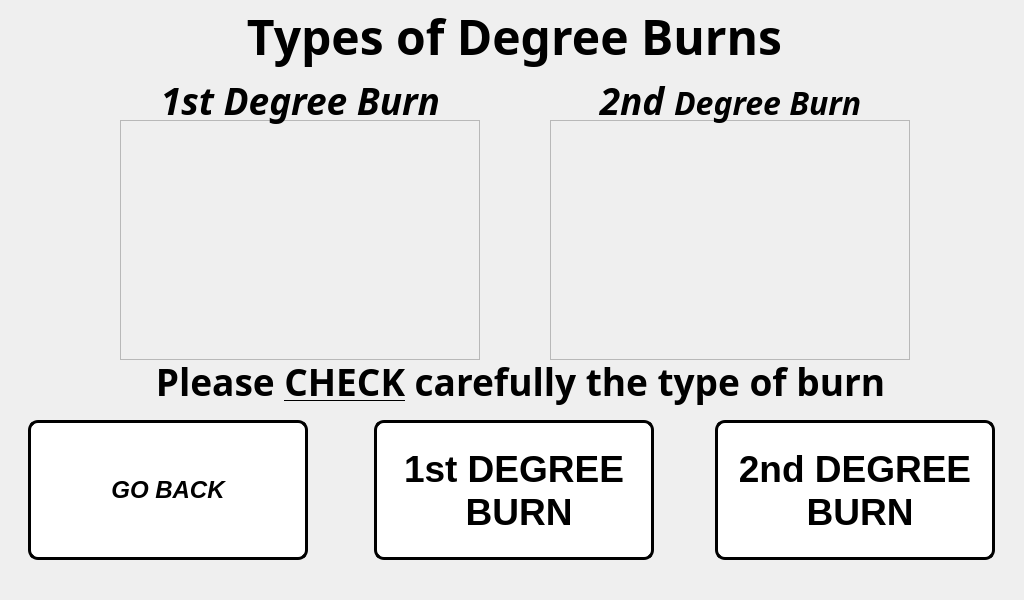
<?xml version="1.0" encoding="UTF-8"?>
<ui version="4.0">
 <class>step_4_window</class>
 <widget class="QMainWindow" name="step_4_window">
  <property name="geometry">
   <rect>
    <x>0</x>
    <y>0</y>
    <width>1024</width>
    <height>600</height>
   </rect>
  </property>
  <property name="minimumSize">
   <size>
    <width>1024</width>
    <height>600</height>
   </size>
  </property>
  <property name="maximumSize">
   <size>
    <width>1024</width>
    <height>600</height>
   </size>
  </property>
  <property name="windowTitle">
   <string>Types of Burns</string>
  </property>
  <widget class="QWidget" name="centralwidget">
   <widget class="QLabel" name="title_step_4">
    <property name="geometry">
     <rect>
      <x>9</x>
      <y>1</y>
      <width>1011</width>
      <height>71</height>
     </rect>
    </property>
    <property name="font">
     <font>
      <family>Unispace</family>
      <pointsize>18</pointsize>
      <weight>75</weight>
      <bold>true</bold>
     </font>
    </property>
    <property name="text">
     <string>&lt;html&gt;&lt;head/&gt;&lt;body&gt;&lt;p align=&quot;center&quot;&gt;&lt;span style=&quot; font-size:36pt;&quot;&gt;Types of Degree Burns&lt;/span&gt;&lt;/p&gt;&lt;/body&gt;&lt;/html&gt;</string>
    </property>
    <property name="alignment">
     <set>Qt::AlignCenter</set>
    </property>
   </widget>
   <widget class="QLabel" name="gif_player_label_4">
    <property name="geometry">
     <rect>
      <x>120</x>
      <y>120</y>
      <width>360</width>
      <height>240</height>
     </rect>
    </property>
    <property name="minimumSize">
     <size>
      <width>360</width>
      <height>240</height>
     </size>
    </property>
    <property name="maximumSize">
     <size>
      <width>360</width>
      <height>240</height>
     </size>
    </property>
    <property name="font">
     <font>
      <family>Unispace</family>
      <pointsize>16</pointsize>
      <weight>75</weight>
      <bold>true</bold>
     </font>
    </property>
    <property name="frameShape">
     <enum>QFrame::StyledPanel</enum>
    </property>
    <property name="lineWidth">
     <number>1</number>
    </property>
    <property name="text">
     <string/>
    </property>
    <property name="pixmap">
     <pixmap>../pictures/1st_degree_burn.png</pixmap>
    </property>
    <property name="alignment">
     <set>Qt::AlignCenter</set>
    </property>
   </widget>
   <widget class="QPushButton" name="second_degree_burn">
    <property name="geometry">
     <rect>
      <x>715</x>
      <y>420</y>
      <width>280</width>
      <height>140</height>
     </rect>
    </property>
    <property name="minimumSize">
     <size>
      <width>280</width>
      <height>140</height>
     </size>
    </property>
    <property name="maximumSize">
     <size>
      <width>280</width>
      <height>140</height>
     </size>
    </property>
    <property name="font">
     <font>
      <pointsize>28</pointsize>
      <weight>75</weight>
      <bold>true</bold>
     </font>
    </property>
    <property name="cursor">
     <cursorShape>PointingHandCursor</cursorShape>
    </property>
    <property name="styleSheet">
     <string notr="true">QPushButton:hover:!pressed
{
  background-color: rgb(195,30,60);
}

QPushButton
{
  background-color: white;
color: black;
border-style: outset;
border-width: 3px;
border-radius:10px;
border-color: black;
}</string>
    </property>
    <property name="text">
     <string>2nd DEGREE 
 BURN</string>
    </property>
   </widget>
   <widget class="QPushButton" name="go_back_injury_type_4">
    <property name="geometry">
     <rect>
      <x>28</x>
      <y>420</y>
      <width>280</width>
      <height>140</height>
     </rect>
    </property>
    <property name="minimumSize">
     <size>
      <width>280</width>
      <height>140</height>
     </size>
    </property>
    <property name="maximumSize">
     <size>
      <width>280</width>
      <height>140</height>
     </size>
    </property>
    <property name="font">
     <font>
      <pointsize>18</pointsize>
      <weight>75</weight>
      <italic>true</italic>
      <bold>true</bold>
     </font>
    </property>
    <property name="styleSheet">
     <string notr="true">QPushButton:hover:!pressed
{
  background-color: rgb(195,30,60);
}

QPushButton
{
  background-color: white;
color: black;
border-style: outset;
border-width: 3px;
border-radius:10px;
border-color: black;
}</string>
    </property>
    <property name="text">
     <string>GO BACK</string>
    </property>
   </widget>
   <widget class="QLabel" name="gif_player_label_5">
    <property name="geometry">
     <rect>
      <x>550</x>
      <y>120</y>
      <width>360</width>
      <height>240</height>
     </rect>
    </property>
    <property name="minimumSize">
     <size>
      <width>360</width>
      <height>240</height>
     </size>
    </property>
    <property name="maximumSize">
     <size>
      <width>360</width>
      <height>240</height>
     </size>
    </property>
    <property name="font">
     <font>
      <family>Unispace</family>
      <pointsize>16</pointsize>
      <weight>75</weight>
      <bold>true</bold>
     </font>
    </property>
    <property name="frameShape">
     <enum>QFrame::StyledPanel</enum>
    </property>
    <property name="lineWidth">
     <number>1</number>
    </property>
    <property name="text">
     <string/>
    </property>
    <property name="pixmap">
     <pixmap>../pictures/2nd_degree_burn.png</pixmap>
    </property>
    <property name="alignment">
     <set>Qt::AlignCenter</set>
    </property>
   </widget>
   <widget class="QLabel" name="label">
    <property name="geometry">
     <rect>
      <x>0</x>
      <y>0</y>
      <width>1024</width>
      <height>600</height>
     </rect>
    </property>
    <property name="minimumSize">
     <size>
      <width>1024</width>
      <height>600</height>
     </size>
    </property>
    <property name="maximumSize">
     <size>
      <width>1024</width>
      <height>600</height>
     </size>
    </property>
    <property name="text">
     <string/>
    </property>
    <property name="pixmap">
     <pixmap>../pictures/program_pictures/main_wallpaper.png</pixmap>
    </property>
   </widget>
   <widget class="QPushButton" name="first_degree_burn">
    <property name="geometry">
     <rect>
      <x>374</x>
      <y>420</y>
      <width>280</width>
      <height>140</height>
     </rect>
    </property>
    <property name="minimumSize">
     <size>
      <width>280</width>
      <height>140</height>
     </size>
    </property>
    <property name="maximumSize">
     <size>
      <width>280</width>
      <height>140</height>
     </size>
    </property>
    <property name="font">
     <font>
      <pointsize>28</pointsize>
      <weight>75</weight>
      <bold>true</bold>
     </font>
    </property>
    <property name="cursor">
     <cursorShape>PointingHandCursor</cursorShape>
    </property>
    <property name="styleSheet">
     <string notr="true">QPushButton:hover:!pressed
{
  background-color: rgb(195,30,60);
}

QPushButton
{
  background-color: white;
color: black;
border-style: outset;
border-width: 3px;
border-radius:10px;
border-color: black;
}</string>
    </property>
    <property name="text">
     <string>1st DEGREE 
 BURN</string>
    </property>
   </widget>
   <widget class="QLabel" name="label_2">
    <property name="geometry">
     <rect>
      <x>100</x>
      <y>70</y>
      <width>401</width>
      <height>61</height>
     </rect>
    </property>
    <property name="font">
     <font>
      <family>Unispace</family>
      <pointsize>36</pointsize>
      <weight>75</weight>
      <bold>true</bold>
     </font>
    </property>
    <property name="text">
     <string>&lt;html&gt;&lt;head/&gt;&lt;body&gt;&lt;p align=&quot;center&quot;&gt;&lt;span style=&quot; font-size:28pt; font-style:italic;&quot;&gt;1st Degree Burn&lt;/span&gt;&lt;/p&gt;&lt;/body&gt;&lt;/html&gt;</string>
    </property>
   </widget>
   <widget class="QLabel" name="label_3">
    <property name="geometry">
     <rect>
      <x>530</x>
      <y>70</y>
      <width>401</width>
      <height>61</height>
     </rect>
    </property>
    <property name="font">
     <font>
      <family>Unispace</family>
      <pointsize>36</pointsize>
      <weight>75</weight>
      <bold>true</bold>
     </font>
    </property>
    <property name="text">
     <string>&lt;html&gt;&lt;head/&gt;&lt;body&gt;&lt;p align=&quot;center&quot;&gt;&lt;span style=&quot; font-size:28pt; font-style:italic;&quot;&gt;2nd &lt;/span&gt;&lt;span style=&quot; font-size:24pt; font-style:italic;&quot;&gt;Degree Burn&lt;/span&gt;&lt;/p&gt;&lt;/body&gt;&lt;/html&gt;</string>
    </property>
   </widget>
   <widget class="QLabel" name="label_4">
    <property name="geometry">
     <rect>
      <x>20</x>
      <y>351</y>
      <width>1001</width>
      <height>61</height>
     </rect>
    </property>
    <property name="font">
     <font>
      <family>PibotoLt</family>
      <pointsize>36</pointsize>
      <weight>75</weight>
      <bold>true</bold>
     </font>
    </property>
    <property name="text">
     <string>&lt;html&gt;&lt;head/&gt;&lt;body&gt;&lt;p align=&quot;center&quot;&gt;&lt;span style=&quot; font-size:28pt;&quot;&gt;Please &lt;/span&gt;&lt;span style=&quot; font-size:28pt; text-decoration: underline;&quot;&gt;CHECK&lt;/span&gt;&lt;span style=&quot; font-size:28pt;&quot;&gt; carefully the type of burn&lt;/span&gt;&lt;/p&gt;&lt;/body&gt;&lt;/html&gt;</string>
    </property>
   </widget>
   <zorder>label</zorder>
   <zorder>gif_player_label_5</zorder>
   <zorder>gif_player_label_4</zorder>
   <zorder>title_step_4</zorder>
   <zorder>label_2</zorder>
   <zorder>label_3</zorder>
   <zorder>label_4</zorder>
   <zorder>go_back_injury_type_4</zorder>
   <zorder>first_degree_burn</zorder>
   <zorder>second_degree_burn</zorder>
  </widget>
 </widget>
 <resources/>
 <connections/>
</ui>
